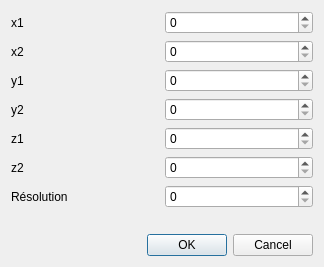
<?xml version="1.0" encoding="UTF-8"?>
<ui version="4.0">
 <class>Dialog</class>
 <widget class="QDialog" name="Dialog">
  <property name="geometry">
   <rect>
    <x>0</x>
    <y>0</y>
    <width>324</width>
    <height>264</height>
   </rect>
  </property>
  <property name="windowTitle">
   <string>Dialog</string>
  </property>
  <layout class="QVBoxLayout" name="verticalLayout_2">
   <item>
    <layout class="QVBoxLayout" name="verticalLayout">
     <item>
      <layout class="QHBoxLayout" name="horizontalLayout">
       <item>
        <widget class="QLabel" name="label">
         <property name="text">
          <string>x1</string>
         </property>
        </widget>
       </item>
       <item>
        <widget class="QSpinBox" name="spinBoxX1"/>
       </item>
      </layout>
     </item>
     <item>
      <layout class="QHBoxLayout" name="horizontalLayout_8">
       <item>
        <widget class="QLabel" name="label_3">
         <property name="text">
          <string>x2</string>
         </property>
        </widget>
       </item>
       <item>
        <widget class="QSpinBox" name="spinBoxX2"/>
       </item>
      </layout>
     </item>
     <item>
      <layout class="QHBoxLayout" name="horizontalLayout_7">
       <item>
        <widget class="QLabel" name="label_4">
         <property name="text">
          <string>y1</string>
         </property>
        </widget>
       </item>
       <item>
        <widget class="QSpinBox" name="spinBoxY1"/>
       </item>
      </layout>
     </item>
     <item>
      <layout class="QHBoxLayout" name="horizontalLayout_6">
       <item>
        <widget class="QLabel" name="label_5">
         <property name="text">
          <string>y2</string>
         </property>
        </widget>
       </item>
       <item>
        <widget class="QSpinBox" name="spinBoxY2"/>
       </item>
      </layout>
     </item>
     <item>
      <layout class="QHBoxLayout" name="horizontalLayout_5">
       <item>
        <widget class="QLabel" name="label_6">
         <property name="text">
          <string>z1</string>
         </property>
        </widget>
       </item>
       <item>
        <widget class="QSpinBox" name="spinBoxZ1"/>
       </item>
      </layout>
     </item>
     <item>
      <layout class="QHBoxLayout" name="horizontalLayout_4">
       <item>
        <widget class="QLabel" name="label_7">
         <property name="text">
          <string>z2</string>
         </property>
        </widget>
       </item>
       <item>
        <widget class="QSpinBox" name="spinBoxZ2"/>
       </item>
      </layout>
     </item>
     <item>
      <layout class="QHBoxLayout" name="horizontalLayout_3">
       <item>
        <widget class="QLabel" name="label_2">
         <property name="text">
          <string>Résolution</string>
         </property>
        </widget>
       </item>
       <item>
        <widget class="QSpinBox" name="spinBoxRes"/>
       </item>
      </layout>
     </item>
    </layout>
   </item>
   <item>
    <widget class="QLabel" name="info">
     <property name="text">
      <string/>
     </property>
    </widget>
   </item>
   <item>
    <widget class="QDialogButtonBox" name="buttonBox">
     <property name="standardButtons">
      <set>QDialogButtonBox::Cancel|QDialogButtonBox::Ok</set>
     </property>
    </widget>
   </item>
  </layout>
 </widget>
 <resources/>
 <connections/>
</ui>
